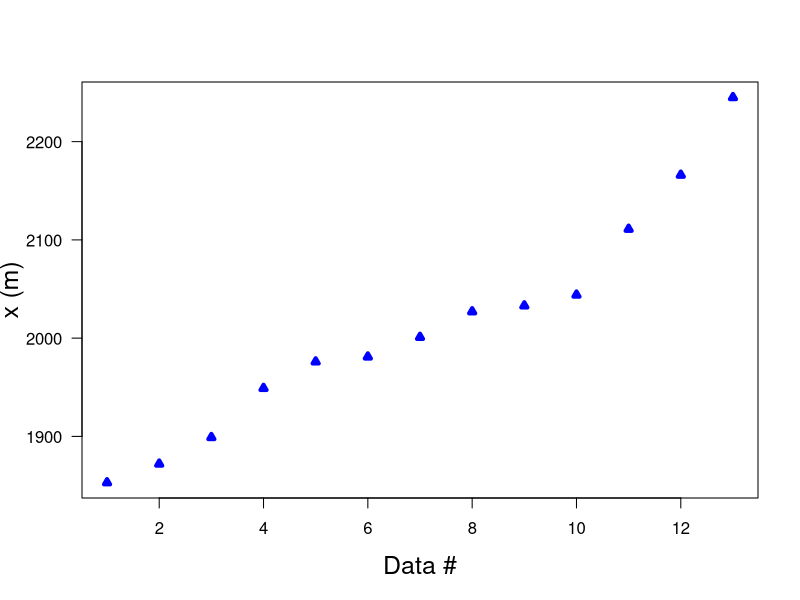

This figure's R source:
print('file: EdelweissScatter2.R')
# Scatter plot with different symbols: Edelweiss data
x = c(1853,1872,1899,1949,1976,1981,2001,2027,2033,2044,2111,2166,2245)
# png('EdelweissScatterTri171020.png',width=16,height=16,units='cm',res=300)
plot(x,type='p',lwd=4,col='blue',xlab='Data #',ylab='x (m)',las=1,cex=0.6,pch=24,cex.lab=1.5)
# dev.off()
# ----------------------------------------------------------------
# Remarks:
# pch   parameter for choosing symbols; allowed values: 0 to 25
# pch = 20    bullet
# pch = 21    filled circle
# pch = 22    filled square
# pch = 23    filled diamond
# pch = 24    filled triangle point-up
# pch = 25    filled triangle point down
# ?par        ask for information about (setting) graphical parameters
# ----------------------------------------------------------------
